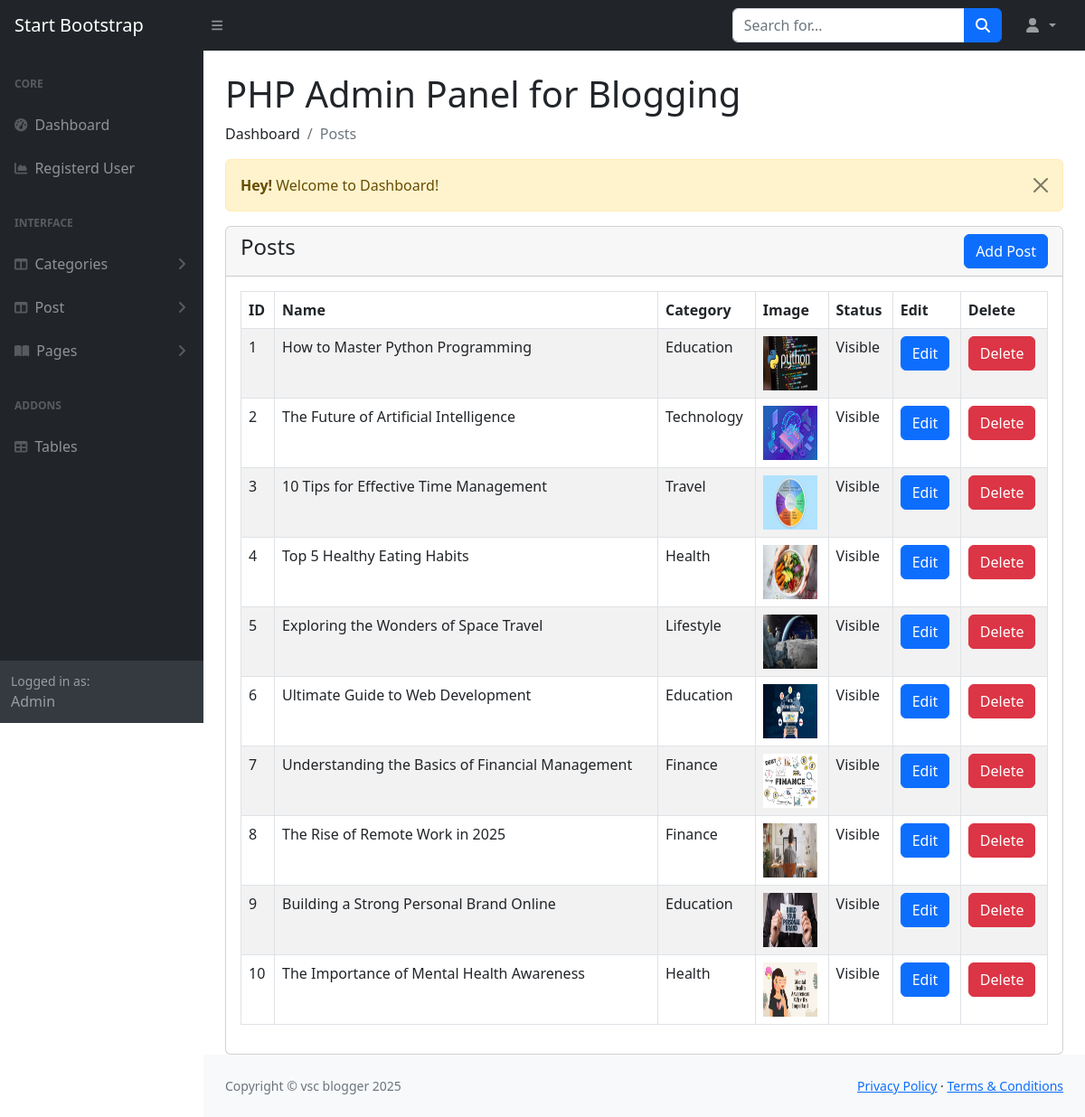
/admin/post-view.php (signed in), run on the app's committed database.
### tables this page shows
CREATE TABLE `posts` (
  `id` int(11) NOT NULL,
  `category_id` int(11) NOT NULL,
  `name` varchar(191) NOT NULL,
  `slug` varchar(191) NOT NULL,
  `description` text DEFAULT NULL,
  `image` varchar(191) DEFAULT NULL,
  `meta_title` varchar(191) NOT NULL,
  `meta_description` mediumtext NOT NULL,
  `meta_keyword` mediumtext NOT NULL,
  `status` tinyint(1) DEFAULT 0,
  `created_at` timestamp NULL DEFAULT current_timestamp()
);

CREATE TABLE `categories` (
  `id` int(11) NOT NULL,
  `name` varchar(255) NOT NULL,
  `slug` varchar(255) NOT NULL,
  `description` text DEFAULT NULL,
  `meta_title` varchar(191) NOT NULL,
  `meta_description` mediumtext DEFAULT NULL,
  `meta_keyword` mediumtext DEFAULT NULL,
  `navbar_status` tinyint(1) NOT NULL DEFAULT 0,
  `status` tinyint(1) NOT NULL DEFAULT 0 COMMENT '0=visible,1=hidden,2=deleted',
  `create_at` timestamp NOT NULL DEFAULT current_timestamp()
);

### admin/post-view.php (the view)
<?php
include("./authentication.php");
include("./includes/header.php");
?>
<div class="contaienr-fluid px-4">
    <h1 class="mt-4">PHP Admin Panel for Blogging</h1>
    <ol class="breadcrumb">
        <li class="breadcrumb-item">Dashboard</li>
        <li class="breadcrumb-item active">Posts</li>
    </ol>
    <div class="row">
        <div class="col-md-12">
            <?php include("message.php"); ?>
            <div class="card">
                <div class="card-header">
                    <h4>Posts
                        <a href="post-add.php" class="btn btn-primary float-end">Add Post</a>
                    </h4>
                </div>
                <div class="card-body">
                    <div class="table-responsive">
                        <table class="table table-bordered table-striped">
                            <thead>
                                <tr>
                                    <th>ID</th>
                                    <th>Name</th>
                                    <th>Category</th>
                                    <th>Image</th>
                                    <th>Status</th>
                                    <th>Edit</th>
                                    <th>Delete</th>
                                </tr>
                            </thead>
                            <tbody>
                                <?php
                                $posts = "SELECT p.*, c.name AS cname FROM posts p,categories c WHERE c.id = p.category_id ";
                                $posts_run = mysqli_query($con, $posts);
                                if (mysqli_num_rows($posts_run) > 0) {
                                    foreach ($posts_run as $post) {
                                        ?>
                                        <tr>
                                            <td><?= $post['id']; ?></td>
                                            <td><?= $post['name']; ?></td>
                                            <td><?= $post['cname']; ?></td>
                                            <td>
                                                <img src="../uploads/posts/<?= $post['image']; ?>" alt="image" width="60px"
                                                    height="60px" />
                                            </td>
                                            <td>
                                                <?= $post['status'] == '1' ? 'Hidden' : 'Visible'; ?>
                                            </td>
                                            <td>
                                                <a href="post-edit.php?id=<?= $post['id']; ?>" class="btn btn-primary">Edit</a>
                                            </td>
                                            <td>
                                                <form action="post-update.php" method="POST">
                                                    <button type="submit" name="post_delete_btn" value="<?= $post['id'] ?>"
                                                    onclick="return confirm('Are you sure you want to delete this record? 🗑️')"
                                                        class="btn btn-danger">Delete</button>
                                                </form>
                                            </td>
                                        </tr>
                                        <?php
                                    }
                                } else {
                                    ?>
                                    <tr>
                                        <td colspan="6">No Record Found</td>
                                    </tr>
                                    <?php
                                }
                                ?>
                            </tbody>
                        </table>
                    </div>
                </div>
            </div>
        </div>
    </div>
    <?php
    include("includes/footer.php");
    include("includes/script.php");
    ?>

### admin/includes/header.php (shortened to what this page needs)
<!DOCTYPE html>
<html lang="en">
<head>
    <link href="https://cdn.jsdelivr.net/npm/simple-datatables@7.1.2/dist/style.min.css" rel="stylesheet" />
    <link href="css/styles.css" rel="stylesheet" />
    <link href="https://cdn.jsdelivr.net/npm/summernote@0.8.18/dist/summernote.min.css" rel="stylesheet">
    <link href="https://cdn.jsdelivr.net/npm/summernote@0.8.18/dist/summernote-lite.min.css" rel="stylesheet">
</head>
<body class="sb-nav-fixed">
    <?php include 'includes/navbar.php'; ?>
    <div id="layoutSidenav">
        <?php include 'includes/sidebar.php'; ?>
        <div id="layoutSidenav_content">
            <main>

### admin/includes/navbar.php (shortened to what this page needs)
<nav class="sb-topnav navbar navbar-expand navbar-dark bg-dark">
    <a class="navbar-brand ps-3" href="index.php">Start Bootstrap</a>
    <button class="btn btn-link btn-sm order-1 order-lg-0 me-4 me-lg-0" id="sidebarToggle" href="#!"><i
            class="fas fa-bars"></i></button>
    <form class="d-none d-md-inline-block form-inline ms-auto me-0 me-md-3 my-2 my-md-0">
        <div class="input-group">
            <input class="form-control" type="text" placeholder="Search for..." aria-label="Search for..."
                aria-describedby="btnNavbarSearch" />
            <button class="btn btn-primary" id="btnNavbarSearch" type="button"><i class="fas fa-search"></i></button>
        </div>
    </form>
    <ul class="navbar-nav ms-auto ms-md-0 me-3 me-lg-4">
        <li class="nav-item dropdown">
            <a class="nav-link dropdown-toggle" href="#" role="button" data-bs-toggle="dropdown" aria-expanded="false">
                <i class="fas fa-user fa-fw"></i>
            </a>
        </li>
    </ul>
</nav>

### admin/includes/sidebar.php (shortened to what this page needs)
<div id="layoutSidenav_nav">
    <nav class="sb-sidenav accordion sb-sidenav-dark" id="sidenavAccordion">
        <div class="sb-sidenav-menu">
            <div class="nav">
                <div class="sb-sidenav-menu-heading">Core</div>
                <a class="nav-link" href="index.php">
                    <div class="sb-nav-link-icon"><i class="fas fa-tachometer-alt"></i></div>
                    Dashboard
                </a>
                <a class="nav-link" href="register-view.php">
                    <div class="sb-nav-link-icon"><i class="fas fa-chart-area"></i></div>
                    Registerd User
                </a>
                <div class="sb-sidenav-menu-heading">Interface</div>
                <a class="nav-link collapsed" href="#" data-bs-toggle="collapse" data-bs-target="#collapseLayouts"
                    aria-expanded="false" aria-controls="collapseLayouts">
                    <div class="sb-nav-link-icon"><i class="fas fa-columns"></i></div>
                    Categories
                    <div class="sb-sidenav-collapse-arrow"><i class="fas fa-angle-down"></i></div>
                </a>
                <a class="nav-link collapsed" href="#" data-bs-toggle="collapse" data-bs-target="#collapsPost"
                    aria-expanded="false" aria-controls="collapsPost">
                    <div class="sb-nav-link-icon"><i class="fas fa-columns"></i></div>
                    Post
                    <div class="sb-sidenav-collapse-arrow"><i class="fas fa-angle-down"></i></div>
                </a>
                <a class="nav-link collapsed" href="#" data-bs-toggle="collapse" data-bs-target="#collapsePages"
                    aria-expanded="false" aria-controls="collapsePages">
                    <div class="sb-nav-link-icon"><i class="fas fa-book-open"></i></div>
                    Pages
                    <div class="sb-sidenav-collapse-arrow"><i class="fas fa-angle-down"></i></div>
                </a>
                <div class="sb-sidenav-menu-heading">Addons</div>
                <a class="nav-link" href="">
                    <div class="sb-nav-link-icon"><i class="fas fa-table"></i></div>
                    Tables
                </a>
            </div>
        </div>
        <div class="sb-sidenav-footer">
            <div class="small">Logged in as:</div>
            Admin
        </div>
    </nav>
</div>

### admin/message.php (shortened to what this page needs)
<?php
if(isset($_SESSION['message']))
{
    ?>
        <div class="alert alert-warning alert-dismissible fade show" role="alert">
        <strong>Hey! </strong><?= $_SESSION['message'] ?>
        <button type="button" class="btn-close" data-bs-dismiss="alert" aria-label="Close"></button>
        </div>
    <?php
}
    ?>

### admin/includes/footer.php
        </main>
        <footer class="py-4 bg-light mt-auto">
            <div class="container-fluid px-4">
                <div class="d-flex align-items-center justify-content-between small">
                    <div class="text-muted">Copyright &copy; vsc blogger 2025</div>
                    <div>
                        <a href="#">Privacy Policy</a>
                        &middot;
                        <a href="#">Terms &amp; Conditions</a>
                    </div>
                </div>
            </div>
        </footer>
    </div>
</div>

### admin/includes/script.php (shortened to what this page needs)
        </body>
</html>

### data on the page
posts: id "1", name "How to Master Python Programming", category.name "Education", image (picture), status "Visible"
posts: id "2", name "The Future of Artificial Intelligence", category.name "Technology", image (picture), status "Visible"
posts: id "3", name "10 Tips for Effective Time Management", category.name "Travel", image (picture), status "Visible"
posts: id "4", name "Top 5 Healthy Eating Habits", category.name "Health", image (picture), status "Visible"
posts: id "5", name "Exploring the Wonders of Space Travel", category.name "Lifestyle", image (picture), status "Visible"
posts: id "6", name "Ultimate Guide to Web Development", category.name "Education", image (picture), status "Visible"
posts: id "7", name "Understanding the Basics of Financial Management", category.name "Finance", image (picture), status "Visible"
posts: id "8", name "The Rise of Remote Work in 2025", category.name "Finance", image (picture), status "Visible"
posts: id "9", name "Building a Strong Personal Brand Online", category.name "Education", image (picture), status "Visible"
posts: id "10", name "The Importance of Mental Health Awareness", category.name "Health", image (picture), status "Visible"

### other printed values
$_SESSION['message'] "Welcome to Dashboard!"
